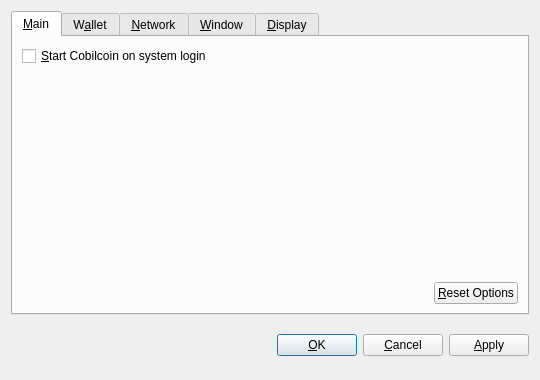
<?xml version="1.0" encoding="UTF-8"?>
<ui version="4.0">
 <class>OptionsDialog</class>
 <widget class="QDialog" name="OptionsDialog">
  <property name="geometry">
   <rect>
    <x>0</x>
    <y>0</y>
    <width>540</width>
    <height>380</height>
   </rect>
  </property>
  <property name="windowTitle">
   <string>Options</string>
  </property>
  <property name="modal">
   <bool>true</bool>
  </property>
  <layout class="QVBoxLayout" name="verticalLayout">
   <item>
    <widget class="QTabWidget" name="tabWidget">
     <property name="tabPosition">
      <enum>QTabWidget::North</enum>
     </property>
     <property name="currentIndex">
      <number>0</number>
     </property>
     <widget class="QWidget" name="tabMain">
      <attribute name="title">
       <string>&amp;Main</string>
      </attribute>
      <layout class="QVBoxLayout" name="verticalLayout_Main">
       <item>
        <widget class="QCheckBox" name="bitcoinAtStartup">
         <property name="toolTip">
          <string>Automatically start Cobilcoin after logging in to the system.</string>
         </property>
         <property name="text">
          <string>&amp;Start Cobilcoin on system login</string>
         </property>
        </widget>
       </item>
       <item>
        <spacer name="verticalSpacer_Main">
         <property name="orientation">
          <enum>Qt::Vertical</enum>
         </property>
         <property name="sizeHint" stdset="0">
          <size>
           <width>20</width>
           <height>40</height>
          </size>
         </property>
        </spacer>
       </item>
       <item>
        <layout class="QHBoxLayout" name="horizontalLayout_2_Main">
         <item>
          <spacer name="horizontalSpacer_2_Main">
           <property name="orientation">
            <enum>Qt::Horizontal</enum>
           </property>
           <property name="sizeHint" stdset="0">
            <size>
             <width>40</width>
             <height>20</height>
            </size>
           </property>
          </spacer>
         </item>
         <item>
          <widget class="QPushButton" name="resetButton">
           <property name="toolTip">
            <string>Reset all client options to default.</string>
           </property>
           <property name="text">
            <string>&amp;Reset Options</string>
           </property>
           <property name="autoDefault">
            <bool>false</bool>
           </property>
          </widget>
         </item>
        </layout>
       </item>
      </layout>
     </widget>
     <widget class="QWidget" name="tabWallet">
      <attribute name="title">
       <string>W&amp;allet</string>
      </attribute>
      <layout class="QVBoxLayout" name="verticalLayout_Network">
       <item>
        <widget class="QLabel" name="transactionFeeInfoLabel">
         <property name="text">
          <string>Optional transaction fee per kB that helps make sure your transactions are processed quickly. Most transactions are 1 kB.</string>
         </property>
         <property name="textFormat">
          <enum>Qt::PlainText</enum>
         </property>
         <property name="wordWrap">
          <bool>true</bool>
         </property>
        </widget>
       </item>
       <item>
        <layout class="QHBoxLayout" name="horizontalLayout_1_Main">
         <item>
          <widget class="QLabel" name="transactionFeeLabel">
           <property name="text">
            <string>Pay transaction &amp;fee</string>
           </property>
           <property name="textFormat">
            <enum>Qt::PlainText</enum>
           </property>
           <property name="buddy">
            <cstring>transactionFee</cstring>
           </property>
          </widget>
         </item>
         <item>
          <widget class="BitcoinAmountField" name="transactionFee"/>
         </item>
         <item>
          <spacer name="horizontalSpacer_1_Main">
           <property name="orientation">
            <enum>Qt::Horizontal</enum>
           </property>
           <property name="sizeHint" stdset="0">
            <size>
             <width>40</width>
             <height>20</height>
            </size>
           </property>
          </spacer>
         </item>
        </layout>
       </item>
       <item>
        <widget class="QLabel" name="label">
         <property name="text">
          <string>If you disable the spending of unconfirmed change, the change from a transaction cannot be used until that transaction has at least one confirmation. This also affects how your balance is computed.</string>
         </property>
         <property name="wordWrap">
          <bool>true</bool>
         </property>
        </widget>
       </item>
       <item>
        <widget class="QCheckBox" name="spendZeroConfChange">
         <property name="text">
          <string>Spend unconfirmed change  (experts only)</string>
         </property>
        </widget>
       </item>
       <item>
        <spacer name="verticalSpacer">
         <property name="orientation">
          <enum>Qt::Vertical</enum>
         </property>
         <property name="sizeHint" stdset="0">
          <size>
           <width>20</width>
           <height>40</height>
          </size>
         </property>
        </spacer>
       </item>
      </layout>
     </widget>
     <widget class="QWidget" name="tabNetwork">
      <attribute name="title">
       <string>&amp;Network</string>
      </attribute>
      <layout class="QVBoxLayout" name="verticalLayout_Network">
       <item>
        <widget class="QCheckBox" name="mapPortUpnp">
         <property name="toolTip">
          <string>Automatically open the Cobilcoin client port on the router. This only works when your router supports UPnP and it is enabled.</string>
         </property>
         <property name="text">
          <string>Map port using &amp;UPnP</string>
         </property>
        </widget>
       </item>
       <item>
        <widget class="QCheckBox" name="connectSocks">
         <property name="toolTip">
          <string>Connect to the Cobilcoin network through a SOCKS proxy (e.g. when connecting through Tor).</string>
         </property>
         <property name="text">
          <string>&amp;Connect through SOCKS proxy:</string>
         </property>
        </widget>
       </item>
       <item>
        <layout class="QHBoxLayout" name="horizontalLayout_Network">
         <item>
          <widget class="QLabel" name="proxyIpLabel">
           <property name="text">
            <string>Proxy &amp;IP:</string>
           </property>
           <property name="textFormat">
            <enum>Qt::PlainText</enum>
           </property>
           <property name="buddy">
            <cstring>proxyIp</cstring>
           </property>
          </widget>
         </item>
         <item>
          <widget class="QValidatedLineEdit" name="proxyIp">
           <property name="maximumSize">
            <size>
             <width>140</width>
             <height>16777215</height>
            </size>
           </property>
           <property name="toolTip">
            <string>IP address of the proxy (e.g. 127.0.0.1)</string>
           </property>
          </widget>
         </item>
         <item>
          <widget class="QLabel" name="proxyPortLabel">
           <property name="text">
            <string>&amp;Port:</string>
           </property>
           <property name="textFormat">
            <enum>Qt::PlainText</enum>
           </property>
           <property name="buddy">
            <cstring>proxyPort</cstring>
           </property>
          </widget>
         </item>
         <item>
          <widget class="QLineEdit" name="proxyPort">
           <property name="maximumSize">
            <size>
             <width>55</width>
             <height>16777215</height>
            </size>
           </property>
           <property name="toolTip">
            <string>Port of the proxy (e.g. 9050)</string>
           </property>
          </widget>
         </item>
         <item>
          <widget class="QLabel" name="socksVersionLabel">
           <property name="text">
            <string>SOCKS &amp;Version:</string>
           </property>
           <property name="textFormat">
            <enum>Qt::PlainText</enum>
           </property>
           <property name="buddy">
            <cstring>socksVersion</cstring>
           </property>
          </widget>
         </item>
         <item>
          <widget class="QValueComboBox" name="socksVersion">
           <property name="toolTip">
            <string>SOCKS version of the proxy (e.g. 5)</string>
           </property>
          </widget>
         </item>
         <item>
          <spacer name="horizontalSpacer_Network">
           <property name="orientation">
            <enum>Qt::Horizontal</enum>
           </property>
           <property name="sizeHint" stdset="0">
            <size>
             <width>40</width>
             <height>20</height>
            </size>
           </property>
          </spacer>
         </item>
        </layout>
       </item>
       <item>
        <spacer name="verticalSpacer_Network">
         <property name="orientation">
          <enum>Qt::Vertical</enum>
         </property>
         <property name="sizeHint" stdset="0">
          <size>
           <width>20</width>
           <height>40</height>
          </size>
         </property>
        </spacer>
       </item>
      </layout>
     </widget>
     <widget class="QWidget" name="tabWindow">
      <attribute name="title">
       <string>&amp;Window</string>
      </attribute>
      <layout class="QVBoxLayout" name="verticalLayout_Window">
       <item>
        <widget class="QCheckBox" name="minimizeToTray">
         <property name="toolTip">
          <string>Show only a tray icon after minimizing the window.</string>
         </property>
         <property name="text">
          <string>&amp;Minimize to the tray instead of the taskbar</string>
         </property>
        </widget>
       </item>
       <item>
        <widget class="QCheckBox" name="minimizeOnClose">
         <property name="toolTip">
          <string>Minimize instead of exit the application when the window is closed. When this option is enabled, the application will be closed only after selecting Quit in the menu.</string>
         </property>
         <property name="text">
          <string>M&amp;inimize on close</string>
         </property>
        </widget>
       </item>
       <item>
        <spacer name="verticalSpacer_Window">
         <property name="orientation">
          <enum>Qt::Vertical</enum>
         </property>
         <property name="sizeHint" stdset="0">
          <size>
           <width>20</width>
           <height>40</height>
          </size>
         </property>
        </spacer>
       </item>
      </layout>
     </widget>
     <widget class="QWidget" name="tabDisplay">
      <attribute name="title">
       <string>&amp;Display</string>
      </attribute>
      <layout class="QVBoxLayout" name="verticalLayout_Display">
       <item>
        <layout class="QHBoxLayout" name="horizontalLayout_1_Display">
         <item>
          <widget class="QLabel" name="langLabel">
           <property name="text">
            <string>User Interface &amp;language:</string>
           </property>
           <property name="textFormat">
            <enum>Qt::PlainText</enum>
           </property>
           <property name="buddy">
            <cstring>lang</cstring>
           </property>
          </widget>
         </item>
         <item>
          <widget class="QValueComboBox" name="lang">
           <property name="toolTip">
            <string>The user interface language can be set here. This setting will take effect after restarting Cobilcoin.</string>
           </property>
          </widget>
         </item>
        </layout>
       </item>
       <item>
        <layout class="QHBoxLayout" name="horizontalLayout_2_Display">
         <item>
          <widget class="QLabel" name="unitLabel">
           <property name="text">
            <string>&amp;Unit to show amounts in:</string>
           </property>
           <property name="textFormat">
            <enum>Qt::PlainText</enum>
           </property>
           <property name="buddy">
            <cstring>unit</cstring>
           </property>
          </widget>
         </item>
         <item>
          <widget class="QValueComboBox" name="unit">
           <property name="toolTip">
            <string>Choose the default subdivision unit to show in the interface and when sending coins.</string>
           </property>
          </widget>
         </item>
        </layout>
       </item>
       <item>
        <widget class="QCheckBox" name="displayAddresses">
         <property name="toolTip">
          <string>Whether to show Cobilcoin addresses in the transaction list or not.</string>
         </property>
         <property name="text">
          <string>&amp;Display addresses in transaction list</string>
         </property>
        </widget>
       </item>
       <item>
        <widget class="QCheckBox" name="coinControlFeatures">
         <property name="toolTip">
          <string>Whether to show coin control features or not.</string>
         </property>
         <property name="text">
          <string>Display coin &amp;control features (experts only!)</string>
         </property>
        </widget>
       </item>
       <item>
        <spacer name="verticalSpacer_Display">
         <property name="orientation">
          <enum>Qt::Vertical</enum>
         </property>
         <property name="sizeHint" stdset="0">
          <size>
           <width>20</width>
           <height>40</height>
          </size>
         </property>
        </spacer>
       </item>
      </layout>
     </widget>
    </widget>
   </item>
   <item>
    <layout class="QHBoxLayout" name="horizontalLayout_Buttons">
     <item>
      <spacer name="horizontalSpacer_1">
       <property name="orientation">
        <enum>Qt::Horizontal</enum>
       </property>
       <property name="sizeHint" stdset="0">
        <size>
         <width>40</width>
         <height>48</height>
        </size>
       </property>
      </spacer>
     </item>
     <item>
      <widget class="QLabel" name="statusLabel">
       <property name="font">
        <font>
         <weight>75</weight>
         <bold>true</bold>
        </font>
       </property>
       <property name="text">
        <string/>
       </property>
       <property name="textFormat">
        <enum>Qt::PlainText</enum>
       </property>
       <property name="wordWrap">
        <bool>true</bool>
       </property>
      </widget>
     </item>
     <item>
      <spacer name="horizontalSpacer_2">
       <property name="orientation">
        <enum>Qt::Horizontal</enum>
       </property>
       <property name="sizeHint" stdset="0">
        <size>
         <width>40</width>
         <height>48</height>
        </size>
       </property>
      </spacer>
     </item>
     <item>
      <widget class="QPushButton" name="okButton">
       <property name="text">
        <string>&amp;OK</string>
       </property>
      </widget>
     </item>
     <item>
      <widget class="QPushButton" name="cancelButton">
       <property name="text">
        <string>&amp;Cancel</string>
       </property>
       <property name="autoDefault">
        <bool>false</bool>
       </property>
      </widget>
     </item>
     <item>
      <widget class="QPushButton" name="applyButton">
       <property name="text">
        <string>&amp;Apply</string>
       </property>
       <property name="autoDefault">
        <bool>false</bool>
       </property>
      </widget>
     </item>
    </layout>
   </item>
  </layout>
 </widget>
 <customwidgets>
  <customwidget>
   <class>BitcoinAmountField</class>
   <extends>QSpinBox</extends>
   <header>bitcoinamountfield.h</header>
  </customwidget>
  <customwidget>
   <class>QValueComboBox</class>
   <extends>QComboBox</extends>
   <header>qvaluecombobox.h</header>
  </customwidget>
  <customwidget>
   <class>QValidatedLineEdit</class>
   <extends>QLineEdit</extends>
   <header>qvalidatedlineedit.h</header>
  </customwidget>
 </customwidgets>
 <resources/>
 <connections/>
</ui>
